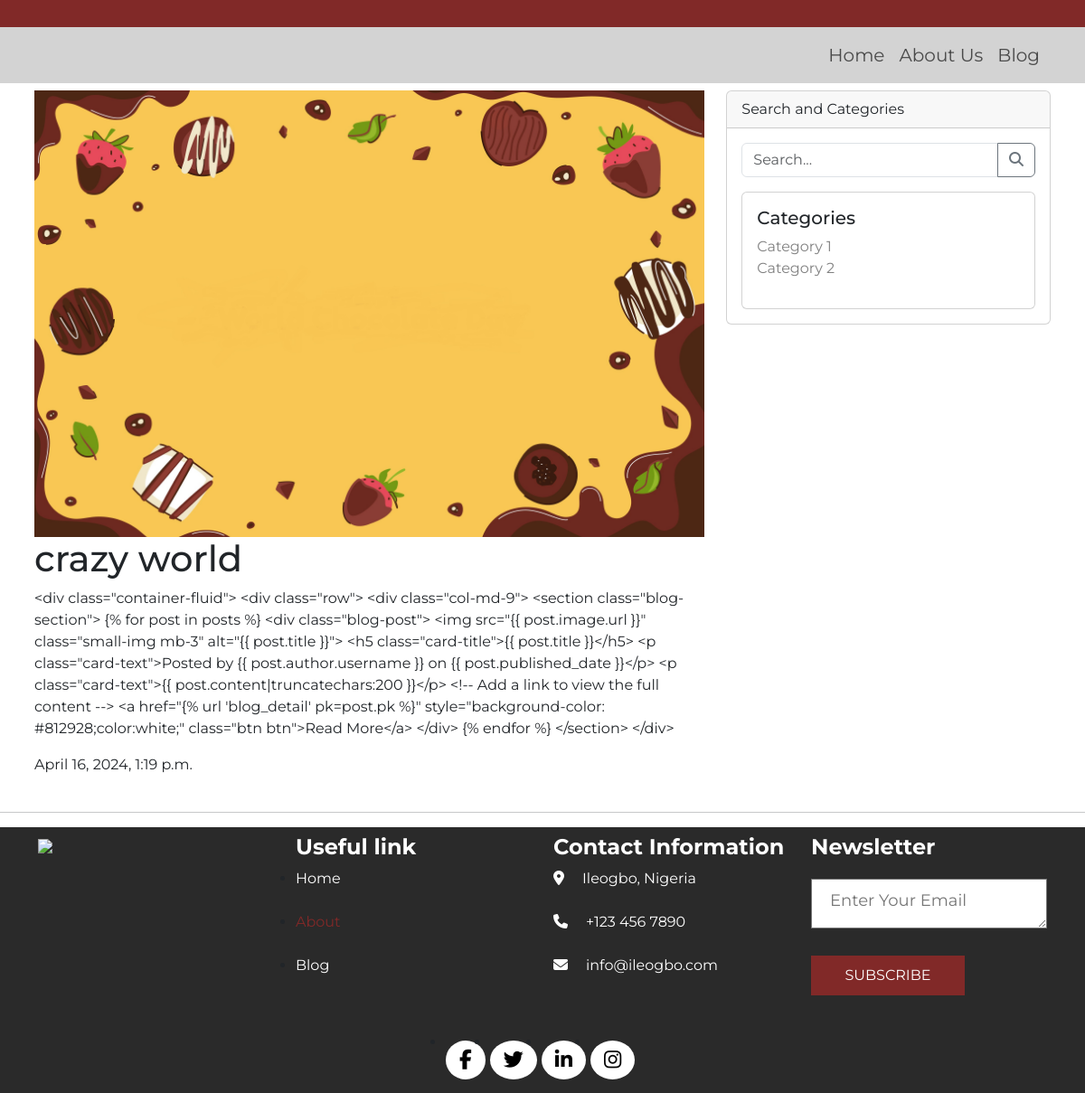
Page /2/ on the committed database.
### app/models.py (models this page shows, shortened)
class BlogPost(models.Model):
    title = models.CharField(max_length=100)
    content = models.TextField()
    image = models.ImageField(upload_to='uploads')
    published_date = models.DateTimeField(auto_now_add=True)
    author = models.ForeignKey(User, on_delete=models.CASCADE)

### app/views.py (the view)
# urls.py: path('<int:pk>/', views.blog_detail, name='blog_detail'),
def blog_detail(request, pk):
    post = get_object_or_404(BlogPost, pk=pk)
    return render(request, 'blog_detail.html', {'post': post})

### app/templates/blog_detail.html (shortened to what this page needs)
{% load static %}
<!DOCTYPE html>
<html lang="en">
<head>
    <link href="https://cdn.jsdelivr.net/npm/bootstrap@5.3.2/dist/css/bootstrap.min.css" rel="stylesheet">
    <link rel="stylesheet" href="{% static 'style.css' %}">
</head>
<body style="font-family: 'Montserrat', sans-serif;">
    <nav style="height: 30px;background-color: #812928;">
    </nav>
    <nav style="background-color: lightgray;" class="navbar navbar-expand-lg ">
        <div class="container">
          <div class="collapse navbar-collapse" id="navbarNav">
            <ul class="navbar-nav ml-auto">
              <li class="nav-item">
                <a style="font-size: 20px;" class="nav-link" href="{% url 'index' %}">Home</a>
              </li>
              <li class="nav-item">
                <a style="font-size: 20px;" class="nav-link" href="{% url 'about' %}">About Us</a>
              </li>
              <li class="nav-item">
                <a style="font-size: 20px;" class="nav-link" href="{% url 'blog' %}">Blog</a>
              </li>
            </ul>
          </div>
        </div>
      </nav>
{% block content %}
<div class="container p-2">
  <div class="row">
    <div class="col-md-8">
      <img src="{{ post.image.url }}" class="img-fluid small-img" alt="{{ post.title }}">
      <h1>{{ post.title }}</h1>
      <p>{{ post.content }}</p>
      <p>{{ post.published_date }}</p>
    </div>
    <div class="col-md-4">
        <div class="sidebar">
            <div class="card mb-3">
                <div class="card-header">
                    Search and Categories
                </div>
                <div class="card-body">
                    <form class="search-form mb-3" action="{% url 'blog' %}" method="GET">
                        <div class="input-group">
                            <input type="text" class="form-control" placeholder="Search..." name="q">
                            <button class="btn btn-outline-secondary" type="submit"><i class="fas fa-search"></i></button>
                        </div>
                    </form>
                    <div class="category-dropdown">
                        <div class="card card-links">
                            <div class="card-body">
                                <h5 class="card-title">Categories</h5>
                                <ul class="list-unstyled">
                                    <li><a style="text-decoration: none;color: grey;" href="#">Category 1</a></li>
                                    <li><a style="text-decoration: none;color: grey;" href="#">Category 2</a></li>
                                </ul>
                            </div>
                        </div>
                    </div>
                </div>
            </div>
        </div>
    </div>
  </div>
</div>
{% endblock %}
<hr>
<div class="footer_section layout_padding p-2">
    <div class="container">
       <div style="font-family: 'Montserrat', sans-serif;" class="footer_section_2">
          <div class="row">
             <div  class="col-lg-3 col-sm-6">
                <img src="https://i.ibb.co/R2Wzryd/segunlogo.png"  width="200px">
             </div>
             <div class="col-lg-3 col-sm-6">
                <h2 class="useful_text">Useful link </h2>
                <div class="footer_menu">
                   <ul>
                      <li ><a href="{% url 'index' %}">Home</a></li>
                      <br>
                      <li class="active"><a href="{% url 'about' %}">About</a></li>
                      <br>
                      <li><a href="{% url 'blog' %}">Blog</a></li>
                   </ul>
                </div>
             </div>
             <div class="col-lg-3 col-sm-6">
                <h2 class="useful_text">Contact Information</h2>
                <div class="location_text"><a href="#"><i class="fa fa-map-marker" aria-hidden="true"></i><span class="padding_left_15">Ileogbo, Nigeria</span></a></div>
                <br>
                <br>
                <div class="location_text"><a href="#"><i class="fa fa-phone" aria-hidden="true"></i><span class="padding_left_15">+123 456 7890</span></a></div>
                <br>
                <br>
                <div class="location_text"><a href="#"><i class="fa fa-envelope" aria-hidden="true"></i><span class="padding_left_15">info@ileogbo.com</span></a></div>
             </div>
             <div class="col-lg-3 col-sm-6">
                <h2 class="useful_text">Newsletter</h2>
                <div class="form-group">
                   <textarea class="update_mail" placeholder="Enter Your Email" rows="5" id="comment" name="Enter Your Email"></textarea>
                   <div class="subscribe_bt"><a href="#">Subscribe</a></div>
                </div>
             </div>
          </div>
       </div>
       <div class="social_icon">
          <ul>
             <li><a href="#"><i class="fa fa-facebook" aria-hidden="true"></i></a></li>
             <li><a href="#"><i class="fa fa-twitter" aria-hidden="true"></i></a></li>
             <li><a href="#"><i class="fa fa-linkedin" aria-hidden="true"></i></a></li>
             <li><a href="#"><i class="fa fa-instagram" aria-hidden="true"></i></a></li>
          </ul>
       </div>
    </div>
 </div>
</body>
</html>

### static/style.css (style rules this page uses)
@media (min-width: 992px) { .navbar-nav { margin-left: auto; } }

### app/templates/blog_detail.html (style rules this page uses)
.small-img { max-width: 100%; height: auto; }
.sidebar { position: sticky; top: 20px; }
.footer_section { width: 100%; float: left; background-color: #2a2a2a; height: auto; padding-bottom: 50px; }
.footer_section_2 { width: 100%; float: left; }
.useful_text { width: 100%; font-size: 24px; color: #ffffff; font-weight: bold; }
.location_text { width: 100%; float: left; }
.location_text a { width: 100%; float: left; color: #ffffff; font-size: 16px; text-decoration: none; }
span.padding_left_15 { padding-left: 20px; }
.footer_menu { width: 100%; float: left; }
.footer_menu ul { margin: 0px; padding: 0px; }
.footer_menu li a { font-size: 16px; color: #ffffff; text-decoration: none; }
.footer_menu li.active a { color: #812928; }
.social_icon { width: 100%; display: inline-block; text-align: center; margin-top: 40px; }
.social_icon ul { margin: 0px; padding: 0px; display: inline-block; }
.social_icon li { float: left; }
.social_icon li a { float: left; padding: 5px 15px; background-color: #ffffff; color: #000; border-radius: 100%; font-size: 22px; margin-right: 5px; text-align: center; margin-top: 10px; }
.update_mail { color: #918f8f; width: 100%; height: 55px; font-size: 18px; padding: 10px 20px 0px 20px; background-color: #ffffff; margin: 0 auto; justify-content: center; align-items: center; display: block; margin-top: 20px; }
.subscribe_bt { width: 170px; float: left; padding-top: 30px; }
.subscribe_bt a { width: 100%; float: left; color: #ffffff; font-size: 16px; padding: 10px 0px; background-color: #812928; text-transform: uppercase; text-align: center; text-decoration: none; }

### rows in the picture
BlogPost: image (picture), title "crazy world", content "<div class=\"container-fluid\"> <div class=\"row\"> <div class=\"col-md-9\"> <section class=\"blog-section\"> {% for post in posts %} <div class=\"blog-post\"> <img src=\"{{ post.image.url }}\" class=\"small-img mb-3\" alt=\"{{ post.title }}\"> <h5 class=\"card-title\">{{ post.title }}</h5> <p class=\"card-text\">Posted by {{ post.author.username }} on {{ post.published_date }}</p> <p class=\"card-text\">{{ post.content|truncatechars:200 }}</p> <!-- Add a link to view the full content --> <a href=\"{% url 'blog_detail' pk=post.pk %}\" style=\"background-color: #812928;color:white;\" class=\"btn btn\">Read More</a> </div> {% endfor %} </section> </div>", published_date "April 16, 2024, 1:19 p.m."
